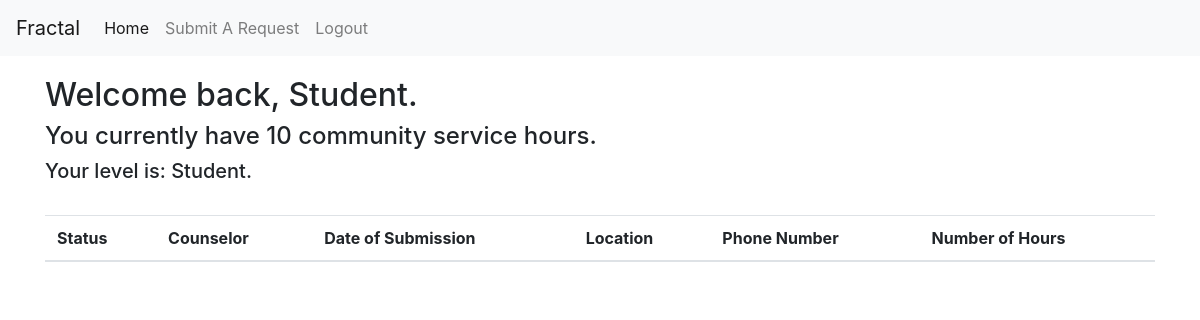
Page /home (signed in) on the earlier database version.
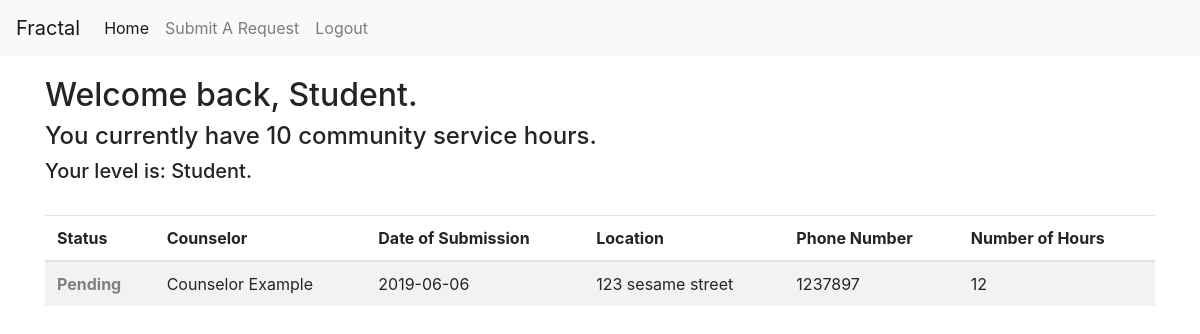
Same page on the later database version.
### tables this page shows
CREATE TABLE "fractal_users" (
	"id"	INTEGER PRIMARY KEY AUTOINCREMENT,
	"user_level"	INTEGER DEFAULT 0,
	"username"	TEXT,
	"first_name"	TEXT,
	"last_name"	TEXT,
	"email"	TEXT,
	"password"	TEXT,
	"total_hours"	NUMERIC DEFAULT 0,
	"password_token"	TEXT
);

CREATE TABLE "fractal_activities" (
	"submission_id"	INTEGER PRIMARY KEY AUTOINCREMENT,
	"user_id"	INTEGER NOT NULL,
	"approved"	INTEGER DEFAULT 0,
	"counselor"	TEXT,
	"homeroom"	TEXT,
	"name"	TEXT,
	"num_of_hours"	NUMERIC,
	"date_of_completion"	TEXT,
	"date_submitted"	TEXT,
	"location"	TEXT,
	"phone_number"	INTEGER,
	"student_comment"	TEXT,
	"giver_comment"	TEXT,
	"post_token"	TEXT
);

### app.py (the view, shortened to what this page needs)
@app.route('/home', methods=['GET', 'POST'])
def home():
    if g.user:
        first_name = return_user_data(g.user)['first_name']
        if g.level == "student":
            submissions = return_user_submissions(return_user_data(g.user)['id'])
            return render_template('home.html', submissions=submissions, first_name=first_name)
        elif g.level == "counselor":
            counselor_name = "%s %s" % (return_user_data(g.user)['first_name'], return_user_data(g.user)['last_name'])
            submissions = return_all_user_submissions(counselor_name)
            return render_template('home.html', submissions=submissions, first_name=first_name)
    else:
        return redirect(url_for('login'))

### app.py (called while the page is built)
@app.before_request
def before_request():
    g.user = None
    if 'user' in session:
        g.user = session['user']
        g.total_hours = return_user_data(session['user'])['total_hours']
        g.level = list(user_levels.keys())[list(user_levels.values()).index(return_user_data(session['user'])['user_level'])]
        g.counselor_list = []  # our list of counselors
        for name in return_counselor_names():
            g.counselor_list.append("%s %s" % (name[0], name[1]))

### lib/db.py (called while the page is built)
def dict_factory(cursor, row):
    d = {}
    for idx, col in enumerate(cursor.description):
        d[col[0]] = row[idx]
    return d

def return_user_data(username):
    conn = sqlite3.connect(db_name)
    c = conn.cursor()
    c.row_factory = dict_factory
    c.execute("SELECT * FROM fractal_users WHERE username=?", (username, ))
    conn.commit()
    return c.fetchone()
    conn.close()

def return_counselor_names():
    conn = sqlite3.connect(db_name)
    c = conn.cursor()
    c.execute("SELECT first_name, last_name from fractal_users WHERE user_level=1")
    conn.commit()
    return c.fetchall()
    conn.close()

def return_user_submissions(id_num):
    conn = sqlite3.connect(db_name)
    c = conn.cursor()
    c.row_factory = dict_factory
    c.execute("SELECT * from fractal_activities WHERE user_id=?", (id_num, ))
    conn.commit()
    return c.fetchall()
    conn.close()

### templates/home.html (shortened to what this page needs)
<html lang="en">
    <head>
        <link rel="stylesheet" href="https://stackpath.bootstrapcdn.com/bootstrap/4.3.1/css/bootstrap.min.css">
        <link rel="stylesheet" href="{{ url_for('static', filename='css/style.css') }}">
    </head>
    <nav class="navbar navbar-expand-lg navbar-light bg-light">
        <a class="navbar-brand" href="#">Fractal</a>
        <div class="collapse navbar-collapse" id="navbarNav">
          <ul class="navbar-nav">
          <li class="nav-item">
            <a class="nav-link active" href="/home">Home</a>
          </li>
          {% if g.level == "student" %}
          <li class="nav-item">
            <a class="nav-link" href="/submit">Submit A Request</a>
          </li>
          {% endif %}
          <li class="nav-item">
            <a class="nav-link" href="/logout">Logout</a>
          </li>
          </ul>
        </div>
    </nav>
    <body>
        <div class="nav_spacing">
          <div class="container">
              <h2>Welcome back, {{ first_name.capitalize() }}.</h2>
              {% if g.level == "student" %}
              <h4>You currently have {{ g.total_hours }} community service hours.</h4>
              {% endif %}
              <h5>Your level is: {{ g.level.capitalize() }}.</h5>
              <br>
                {% if g.level == "student" %}
                <div class="table-responsive">
                    <table class="table table-striped" id="data-table">
                      <thead>
                        <tr>
                          <th scope="col">Status</th>
                          <th scope="col">Counselor</th>
                          <th scope="col">Date of Submission</th>
                          <th scope="col">Location</th>
                          <th scope="col">Phone Number</th>
                          <th scope="col">Number of Hours</th>
                        </tr>
                      </thead>
                      <tbody>
                        {% for item in submissions %}
                        <tr>
                            {% if item['approved'] == 0 %}
                            <td><strong><font color="grey">Pending</font></strong></td>
                            {% elif item['approved'] == 1 %}
                            <td><strong><font color="green">Approved</font></strong></td>
                            {% elif item['approved'] == 2 %}
                            <td><strong><font color="red">Denied</font></strong></td>
                            {% endif %}
                              <td>{{ item['counselor'] }}</td>
                              <td>{{ item['date_submitted'] }}</td>
                              <td>{{ item['location'] }}</td>
                              <td>{{ item['phone_number'] }}</td>
                              <td>{{ item['num_of_hours'] }}</td>
                        </tr>
                        {% endfor %}
                      </tbody>
                    </table>
                </div>
                {% endif %}
          </div>
        </div>
    </body>
</html>

### static/css/style.css (style rules this page uses)
.nav_spacing { padding-top: 20px; }

Differences in the rows shown:
added fractal_activities: approved "Pending", counselor "Counselor Example", date_submitted "2019-06-06", location "123 sesame street", phone_number "1237897", num_of_hours "12"
